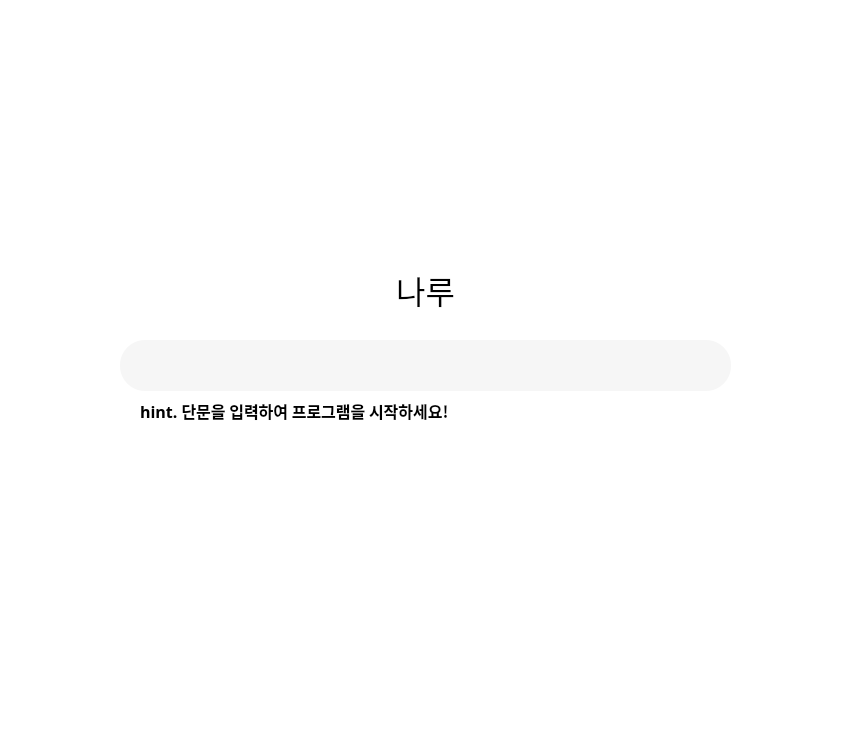
<?xml version="1.0" encoding="UTF-8"?>
<ui version="4.0">
 <class>Naru</class>
 <widget class="QMainWindow" name="Naru">
  <property name="geometry">
   <rect>
    <x>0</x>
    <y>0</y>
    <width>850</width>
    <height>750</height>
   </rect>
  </property>
  <property name="windowTitle">
   <string>MainWindow</string>
  </property>
  <property name="styleSheet">
   <string notr="true">background-color:#fff;</string>
  </property>
  <widget class="QWidget" name="centralwidget">
   <widget class="QLabel" name="label_2">
    <property name="geometry">
     <rect>
      <x>120</x>
      <y>240</y>
      <width>611</width>
      <height>100</height>
     </rect>
    </property>
    <property name="maximumSize">
     <size>
      <width>999</width>
      <height>100</height>
     </size>
    </property>
    <property name="font">
     <font>
      <family>G마켓 산스 TTF Bold</family>
      <pointsize>24</pointsize>
      <weight>50</weight>
      <bold>false</bold>
     </font>
    </property>
    <property name="styleSheet">
     <string notr="true">
background: rgb(0,0,0,0);</string>
    </property>
    <property name="text">
     <string>나루</string>
    </property>
    <property name="alignment">
     <set>Qt::AlignCenter</set>
    </property>
   </widget>
   <widget class="QLineEdit" name="lineEdit">
    <property name="geometry">
     <rect>
      <x>120</x>
      <y>340</y>
      <width>611</width>
      <height>51</height>
     </rect>
    </property>
    <property name="maximumSize">
     <size>
      <width>16777215</width>
      <height>60</height>
     </size>
    </property>
    <property name="styleSheet">
     <string notr="true">background-color: #F6F6F6;
border-radius:25px;
padding:5px</string>
    </property>
    <property name="alignment">
     <set>Qt::AlignLeading|Qt::AlignLeft|Qt::AlignVCenter</set>
    </property>
   </widget>
   <widget class="QLabel" name="label_3">
    <property name="geometry">
     <rect>
      <x>140</x>
      <y>390</y>
      <width>591</width>
      <height>41</height>
     </rect>
    </property>
    <property name="maximumSize">
     <size>
      <width>999</width>
      <height>100</height>
     </size>
    </property>
    <property name="font">
     <font>
      <family>Noto Sans KR Regular</family>
      <pointsize>12</pointsize>
      <weight>75</weight>
      <bold>true</bold>
     </font>
    </property>
    <property name="styleSheet">
     <string notr="true">
background: rgb(0,0,0,0);</string>
    </property>
    <property name="text">
     <string>hint. 단문을 입력하여 프로그램을 시작하세요!</string>
    </property>
    <property name="alignment">
     <set>Qt::AlignLeading|Qt::AlignLeft|Qt::AlignVCenter</set>
    </property>
   </widget>
  </widget>
  <widget class="QMenuBar" name="menubar">
   <property name="geometry">
    <rect>
     <x>0</x>
     <y>0</y>
     <width>850</width>
     <height>21</height>
    </rect>
   </property>
  </widget>
  <widget class="QStatusBar" name="statusbar"/>
 </widget>
 <resources/>
 <connections/>
</ui>
